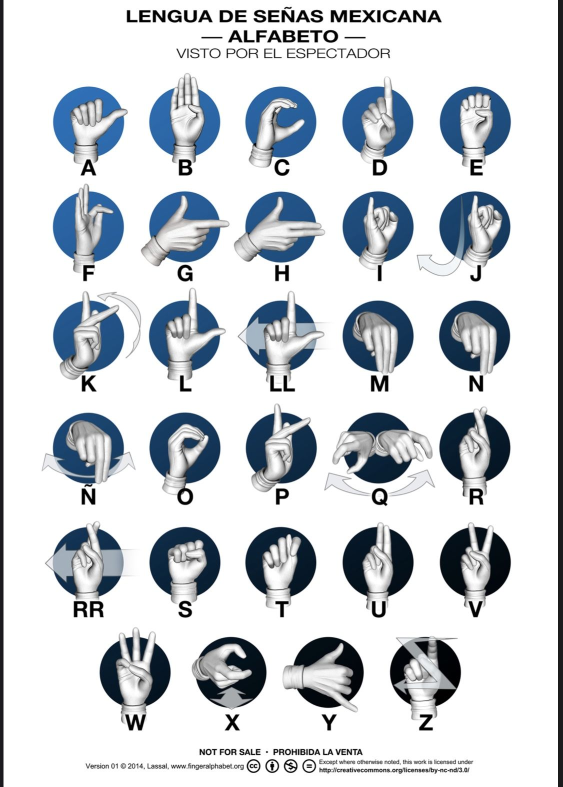
#> input picture assets/Abecedario de lenguaje de señas.jpg, 1125 x 1573 px (shown at 1/2 size)
$ python build_reference_tiles.py
#> lines starting #> are read from the running program, lines starting #| are printed output that depends on the picture
"""Recorta la lamina del alfabeto LSM en un mosaico por letra, para poder
comparar cada seña renderizada contra su referencia."""
from pathlib import Path

from PIL import Image

ROOT = Path(__file__).resolve().parents[1]
SRC = ROOT / "assets" / "Abecedario de lenguaje de señas.jpg"
OUT = ROOT / "tools" / "screenshots" / "referencia"

ROWS = [
    ["A", "B", "C", "D", "E"],
    ["F", "G", "H", "I", "J"],
    ["K", "L", "LL", "M", "N"],
    ["Ñ", "O", "P", "Q", "R"],
    ["RR", "S", "T", "U", "V"],
    ["W", "X", "Y", "Z"],
]

SAFE = {"Ñ": "N_"}


def main():
    img = Image.open(SRC).convert("RGB")
#> img is the input picture: PIL image 1125x1573 RGB; mean R, G, B 205.2, 210.1, 215.1
    w, h = img.size
#> w = 1125; h = 1573
    print("lamina:", w, h)
#| lamina: 1125 1573
    OUT.mkdir(parents=True, exist_ok=True)

    # Fracciones medidas sobre la lamina original (5 columnas centradas,
    # 6 filas; la ultima fila tiene 4 y va corrida hacia el centro).
    left, right = 0.075, 0.945
    top, bottom = 0.085, 0.935
    col_w = (right - left) / 5
    row_h = (bottom - top) / 6

    for r, letters in enumerate(ROWS):
        offset = (5 - len(letters)) / 2 * col_w
        for c, letra in enumerate(letters):
            x0 = (left + offset + c * col_w) * w
            y0 = (top + r * row_h) * h
            tile = img.crop((int(x0), int(y0), int(x0 + col_w * w), int(y0 + row_h * h)))
            tile.save(OUT / f"{SAFE.get(letra, letra)}.png")
#> this loop made 6 passes
#> pass 1, in main, `tile.save(OUT / f"{SAFE.get(letra, letra)}.png")`:
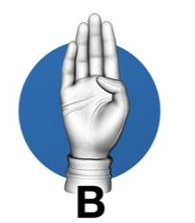
#> saved as B.png: PIL image 195x223 RGB; mean R, G, B 199.7, 210.7, 222.4
#> pass 1, in main, `tile.save(OUT / f"{SAFE.get(letra, letra)}.png")`:
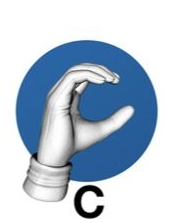
#> saved as C.png: PIL image 196x223 RGB; mean R, G, B 190.8, 203.9, 217.9
#> pass 1, in main, `tile.save(OUT / f"{SAFE.get(letra, letra)}.png")`:
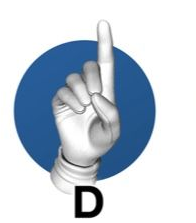
#> saved as D.png: PIL image 196x223 RGB; mean R, G, B 195.3, 206.1, 217.7
#> after the loop:
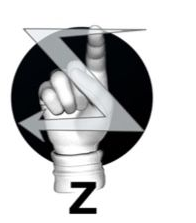
#> tile: PIL image 196x223 RGB; mean R, G, B 196.2, 196.8, 197.6

    # Hoja completa para verificar que los recortes quedaron alineados.
    cell = 150
    sheet = Image.new("RGB", (5 * cell, 6 * cell), (255, 255, 255))
#> sheet: PIL image 750x900 RGB; every value is 255
    for r, letters in enumerate(ROWS):
        for c, letra in enumerate(letters):
            tile = Image.open(OUT / f"{SAFE.get(letra, letra)}.png").resize(
                (cell, cell), Image.LANCZOS
            )
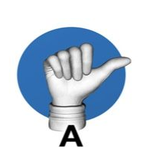
#> tile: PIL image 150x150 RGB; mean R, G, B 198.9, 211.4, 224.9
            sheet.paste(tile, (c * cell, r * cell))
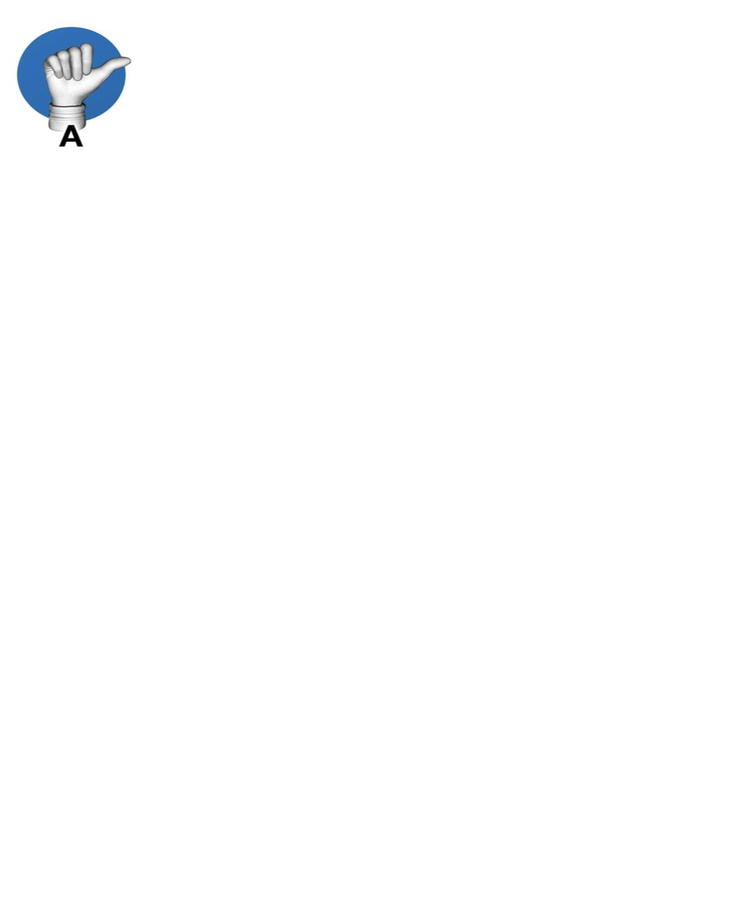
#> sheet: PIL image 750x900 RGB; mean R, G, B 253.1, 253.5, 254
    sheet.save(OUT / "_verificacion.png")
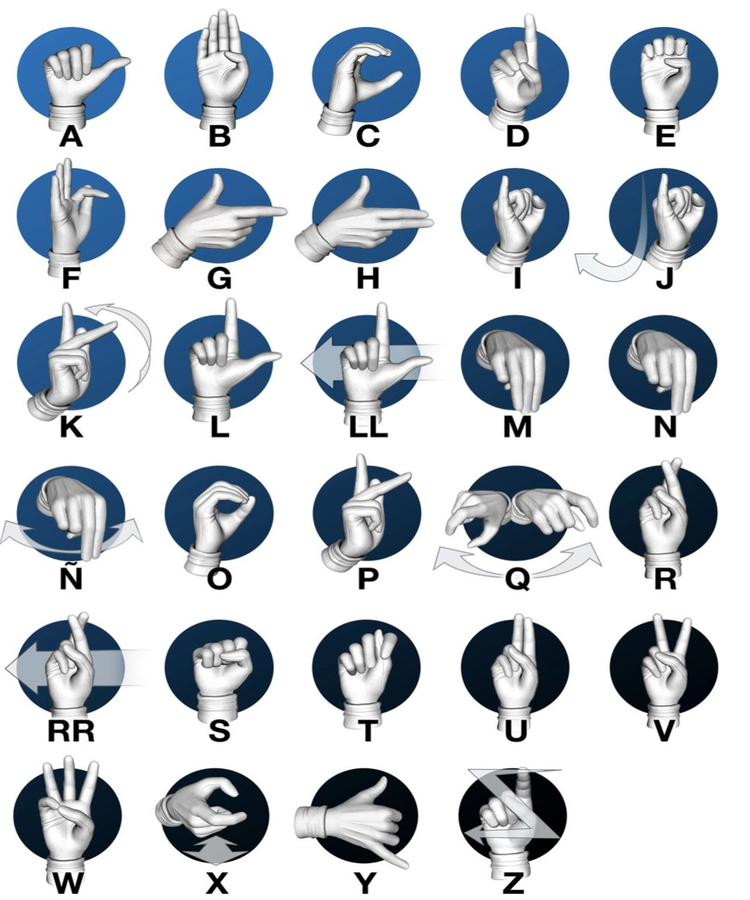
#> saved as _verificacion.png: PIL image 750x900 RGB; mean R, G, B 195.6, 202.2, 208.9
    print("Recortes en", OUT)


if __name__ == "__main__":
    main()
